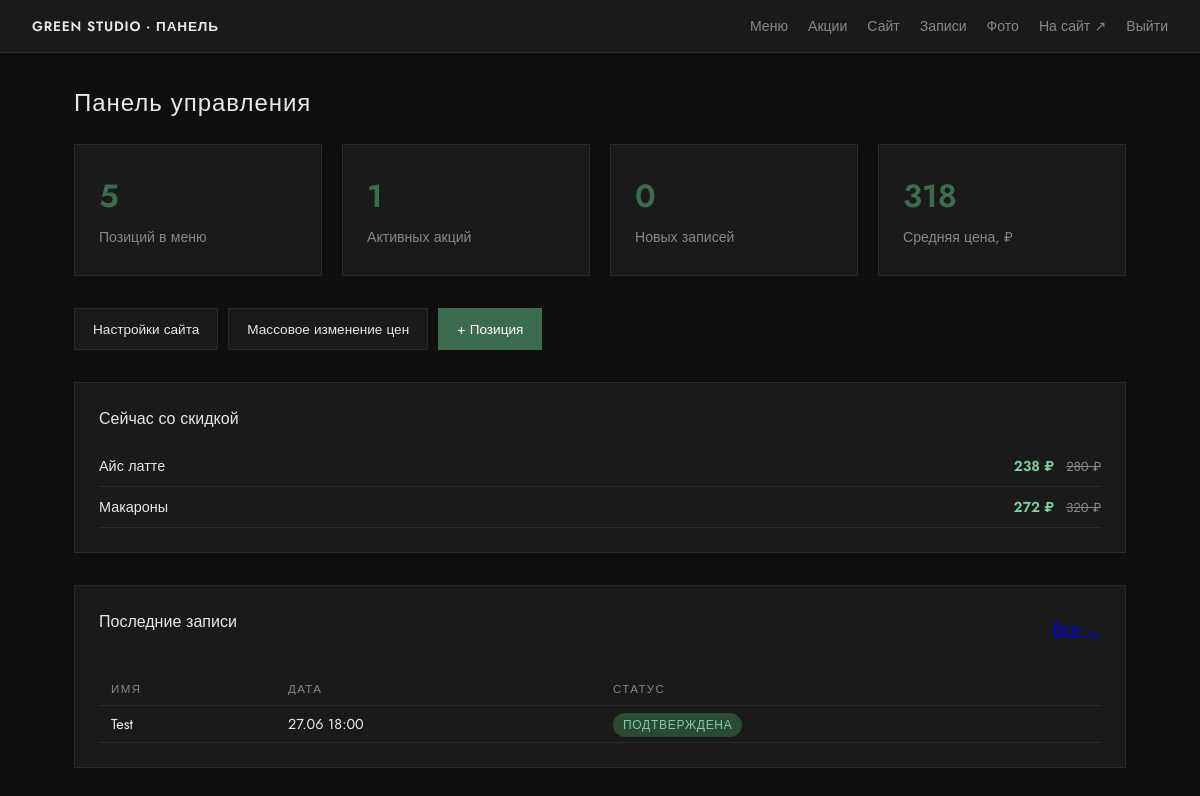
The page /panel/ (signed in) on the database its author committed.
### main/models.py (models this page shows, shortened)
class MenuItem(models.Model):
    category = models.ForeignKey(
        Category,
        on_delete=models.CASCADE,
        related_name='items',
        verbose_name='Категория',
    )
    name = models.CharField('Название', max_length=150)
    description = models.TextField('Описание', blank=True)
    price = models.DecimalField('Цена', max_digits=8, decimal_places=2)
    sale_price = models.DecimalField(
        'Цена со скидкой',
        max_digits=8,
        decimal_places=2,
        null=True,
        blank=True,
        help_text='Фиксированная цена со скидкой. Если пусто — считается из акции.',
    )
    image = models.ImageField('Фото', upload_to='menu/', blank=True)
    image_emoji = models.CharField('Эмодзи', max_length=10, default='☕', blank=True)
    order = models.PositiveIntegerField('Порядок', default=0)
    is_popular = models.BooleanField('Популярное', default=False)
    is_available = models.BooleanField('В наличии', default=True)
    tags = models.ManyToManyField(MenuTag, blank=True, related_name='items', verbose_name='Теги')
    class Meta:
        verbose_name = 'Позиция меню'
        verbose_name_plural = 'Меню'
        ordering = ['category', 'order', 'name']
    def get_active_promotion(self):
        return self.promotions.filter(is_active=True).order_by('order').first()
    def get_effective_price(self):
        if self.sale_price is not None:
            return self.sale_price
        promo = self.get_active_promotion()
        if promo and promo.discount_percent:
            discounted = self.price * (1 - promo.discount_percent / Decimal('100'))
            return discounted.quantize(Decimal('1'), rounding=ROUND_HALF_UP)
        return self.price
    @property
    def has_discount(self):
        return self.get_effective_price() < self.price

class Promotion(models.Model):
    title = models.CharField('Заголовок', max_length=200)
    text = models.TextField('Текст', blank=True)
    image = models.ImageField('Фото', upload_to='promotions/', blank=True)
    discount_percent = models.DecimalField(
        'Скидка, %',
        max_digits=5,
        decimal_places=2,
        default=Decimal('0'),
        help_text='Скидка для привязанных позиций меню.',
    )
    menu_items = models.ManyToManyField(
        MenuItem,
        blank=True,
        related_name='promotions',
        verbose_name='Позиции меню',
    )
    order = models.PositiveIntegerField('Порядок', default=0)
    is_active = models.BooleanField('Показывать', default=True)
    created_at = models.DateTimeField('Создано', auto_now_add=True)
    class Meta:
        verbose_name = 'Акция'
        verbose_name_plural = 'Акции'
        ordering = ['order', '-created_at']

class Booking(models.Model):
    STATUS_CHOICES = [
        ('pending', 'Ожидает'),
        ('confirmed', 'Подтверждена'),
        ('cancelled', 'Отменена'),
    ]
    name = models.CharField('Имя', max_length=100)
    phone = models.CharField('Телефон', max_length=20)
    email = models.EmailField('Email', blank=True)
    date = models.DateField('Дата')
    time = models.TimeField('Время')
    guests = models.PositiveIntegerField('Гостей', default=2)
    comment = models.TextField('Комментарий', blank=True)
    status = models.CharField(
        'Статус',
        max_length=20,
        choices=STATUS_CHOICES,
        default='pending',
    )
    created_at = models.DateTimeField('Создано', auto_now_add=True)
    class Meta:
        verbose_name = 'Запись'
        verbose_name_plural = 'Записи'
        ordering = ['-date', '-time']

### main/panel_views.py (the view)
# urls.py: path('panel/', panel_views.panel_dashboard, name='panel_dashboard'),
@login_required(login_url='panel_login')
@staff_required
def panel_dashboard(request):
    items = MenuItem.objects.prefetch_related('promotions')
    on_sale = [i for i in items if i.has_discount]
    unavailable = items.filter(is_available=False).count()
    pending_bookings = Booking.objects.filter(status='pending').count()
    avg_price = items.aggregate(avg=Avg('price'))['avg']
    menu_count = items.count()
    return render(request, 'panel/dashboard.html', {
        'menu_count': menu_count,
        'promo_count': Promotion.objects.filter(is_active=True).count(),
        'tag_count': MenuTag.objects.count(),
        'unavailable_count': unavailable,
        'pending_bookings': pending_bookings,
        'on_sale': on_sale[:6],
        'avg_price': avg_price,
        'recent_bookings': Booking.objects.order_by('-created_at')[:5],
        'popular_items': items.filter(is_popular=True)[:4],
    })

### main/context_processors.py (called while the page is built, shortened)
def site_settings(request):
    if request.path.startswith('/panel/') or request.path.startswith('/admin/'):
        return {'site_settings': SiteSettings.get_solo()}

### main/models.py (called while the page is built)
    @classmethod
    def get_solo(cls):
        obj, _ = cls.objects.get_or_create(pk=1)
        return obj

### main/panel_views.py (called while the page is built)
def staff_required(view):
    return user_passes_test(lambda u: u.is_active and u.is_staff)(view)

### main/templates/panel/dashboard.html (shortened to what this page needs)
{% extends 'panel/base.html' %}
{% block content %}
<h1 class="panel-h1">Панель управления</h1>
<div class="panel-cards">
    <a href="{% url 'panel_menu_list' %}" class="panel-card">
        <span class="panel-card__num">{{ menu_count }}</span>
        <span class="panel-card__label">Позиций в меню</span>
    </a>
    <a href="{% url 'panel_promotions' %}" class="panel-card">
        <span class="panel-card__num">{{ promo_count }}</span>
        <span class="panel-card__label">Активных акций</span>
    </a>
    <a href="{% url 'panel_bookings' %}" class="panel-card{% if pending_bookings %} panel-card--alert{% endif %}">
        <span class="panel-card__num">{{ pending_bookings }}</span>
        <span class="panel-card__label">Новых записей</span>
    </a>
    <a href="{% url 'panel_menu_list' %}" class="panel-card">
        <span class="panel-card__num">{% if avg_price %}{{ avg_price|floatformat:0 }}{% else %}—{% endif %}</span>
        <span class="panel-card__label">Средняя цена, ₽</span>
    </a>
</div>
<div class="panel-quick">
    <a href="{% url 'panel_settings' %}" class="panel-quick__btn">Настройки сайта</a>
    <a href="{% url 'panel_bulk_prices' %}" class="panel-quick__btn">Массовое изменение цен</a>
    <a href="{% url 'panel_menu_add' %}" class="panel-quick__btn panel-quick__btn--accent">+ Позиция</a>
</div>
{% if on_sale %}
<section class="panel-block">
    <h2 class="panel-block__title">Сейчас со скидкой</h2>
    <ul class="panel-list">
        {% for item in on_sale %}
        <li>
            <span>{{ item.name }}</span>
            <span class="panel-sale">{{ item.get_effective_price|floatformat:0 }} ₽</span>
            <span class="panel-muted"><s>{{ item.price|floatformat:0 }} ₽</s></span>
        </li>
        {% endfor %}
    </ul>
</section>
{% endif %}
{% if recent_bookings %}
<section class="panel-block">
    <div class="panel-head">
        <h2 class="panel-block__title">Последние записи</h2>
        <a href="{% url 'panel_bookings' %}">Все →</a>
    </div>
    <table class="panel-table panel-table--compact">
        <thead>
            <tr><th>Имя</th><th>Дата</th><th>Статус</th></tr>
        </thead>
        <tbody>
            {% for b in recent_bookings %}
            <tr>
                <td>{{ b.name }}</td>
                <td>{{ b.date|date:"d.m" }} {{ b.time|time:"H:i" }}</td>
                <td><span class="panel-status panel-status--{{ b.status }}">{{ b.get_status_display }}</span></td>
            </tr>
            {% endfor %}
        </tbody>
    </table>
</section>
{% endif %}
{% endblock %}

### main/static/css/panel.css (style rules this page uses)
:root { --panel-bg: #0f0f0f; --panel-surface: #1a1a1a; --panel-border: #2a2a2a; --panel-text: #e8e8e8; --panel-muted: #888; --panel-green: #3d6b4f; --panel-green-hover: #4a7d5e; --panel-danger: #a04444; }
*, *::before, *::after { box-sizing: border-box; }
body.panel-body { margin: 0; font-family: 'Jost', sans-serif; background: var(--panel-bg); color: var(--panel-text); min-height: 100vh; }
.panel-h1 { font-size: 1.5rem; font-weight: 500; margin: 0 0 24px; letter-spacing: 0.04em; }
.panel-head { display: flex; align-items: center; justify-content: space-between; gap: 16px; margin-bottom: 24px; flex-wrap: wrap; }
.panel-cards { display: grid; grid-template-columns: repeat(auto-fill, minmax(200px, 1fr)); gap: 20px; margin-bottom: 32px; }
.panel-card { display: flex; flex-direction: column; gap: 8px; padding: 28px 24px; background: var(--panel-surface); border: 1px solid var(--panel-border); text-decoration: none; color: inherit; transition: border-color 0.2s; }
.panel-card__num { font-size: 2rem; font-weight: 600; color: var(--panel-green); }
.panel-card__label { font-size: 0.88rem; color: var(--panel-muted); }
.panel-table { width: 100%; border-collapse: collapse; font-size: 0.9rem; }
.panel-table th, .panel-table td { padding: 12px 14px; text-align: left; border-bottom: 1px solid var(--panel-border); vertical-align: middle; }
.panel-table th { font-size: 0.72rem; text-transform: uppercase; letter-spacing: 0.12em; color: var(--panel-muted); font-weight: 500; }
.panel-sale { color: #7dcea0; font-weight: 600; }
.panel-quick { display: flex; flex-wrap: wrap; gap: 10px; margin-bottom: 32px; }
.panel-quick__btn { padding: 10px 18px; background: var(--panel-surface); border: 1px solid var(--panel-border); color: var(--panel-text); text-decoration: none; font-size: 0.85rem; transition: border-color 0.2s; }
.panel-quick__btn--accent { background: var(--panel-green); border-color: var(--panel-green); color: #fff; }
.panel-block { margin-bottom: 32px; padding: 24px; background: var(--panel-surface); border: 1px solid var(--panel-border); }
.panel-block__title { font-size: 1rem; font-weight: 500; margin: 0 0 16px; }
.panel-list { list-style: none; padding: 0; margin: 0; }
.panel-list li { display: flex; align-items: center; gap: 12px; padding: 10px 0; border-bottom: 1px solid var(--panel-border); font-size: 0.9rem; }
.panel-list li span:first-child { flex: 1; }
.panel-muted { color: var(--panel-muted); font-size: 0.82rem; }
.panel-status { font-size: 0.75rem; padding: 3px 10px; border-radius: 12px; text-transform: uppercase; letter-spacing: 0.06em; }
.panel-status--confirmed { background: #2a4a32; color: #7dcea0; }
.panel-table--compact th, .panel-table--compact td { padding: 8px 12px; }

### rows shown on the page
MenuItem: name "Айс латте", get_effective_price "238", price "280"
MenuItem: name "Макароны", get_effective_price "272", price "320"
Booking: name "Test", date "27.06", time "18:00", status "ПОДТВЕРЖДЕНА"

### other values the page prints
{{ menu_count }} "5"
{{ promo_count }} "1"
{{ pending_bookings }} "0"
{{ avg_price|floatformat:0 }} "318"
